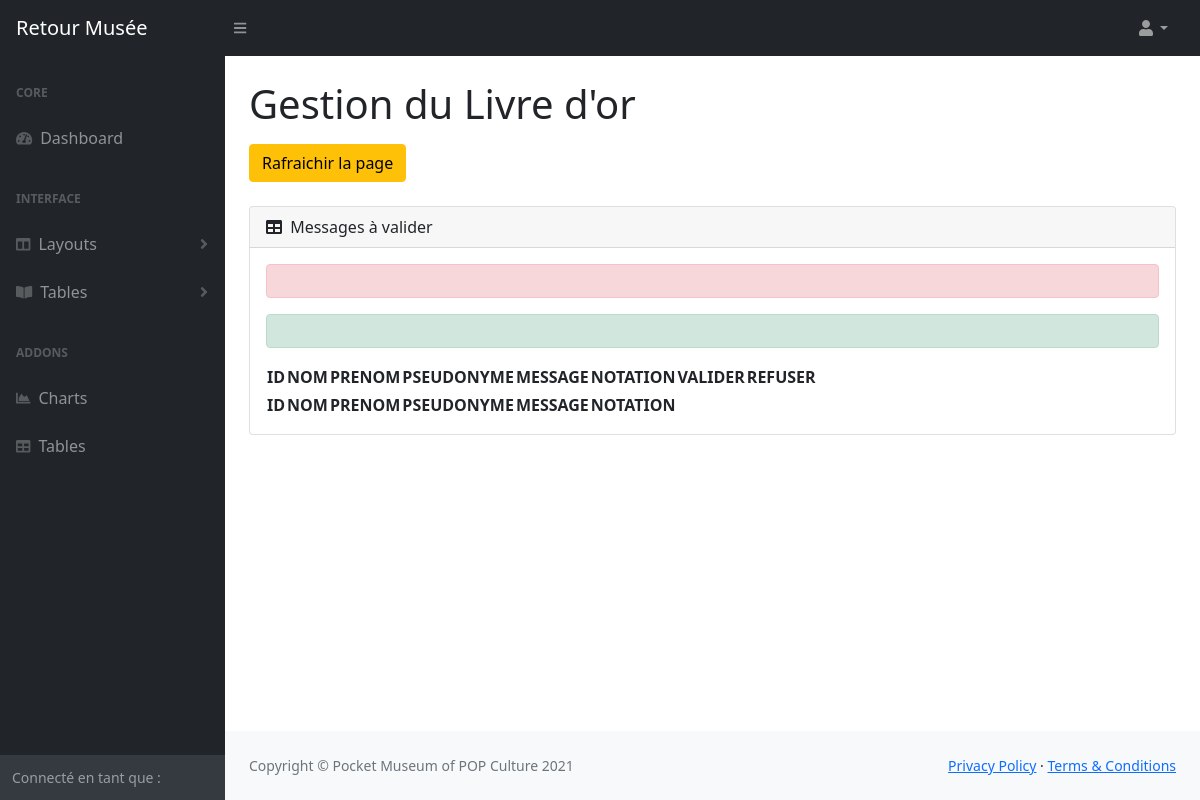
Page /admin/goldbook_admin.php on the earlier database version.
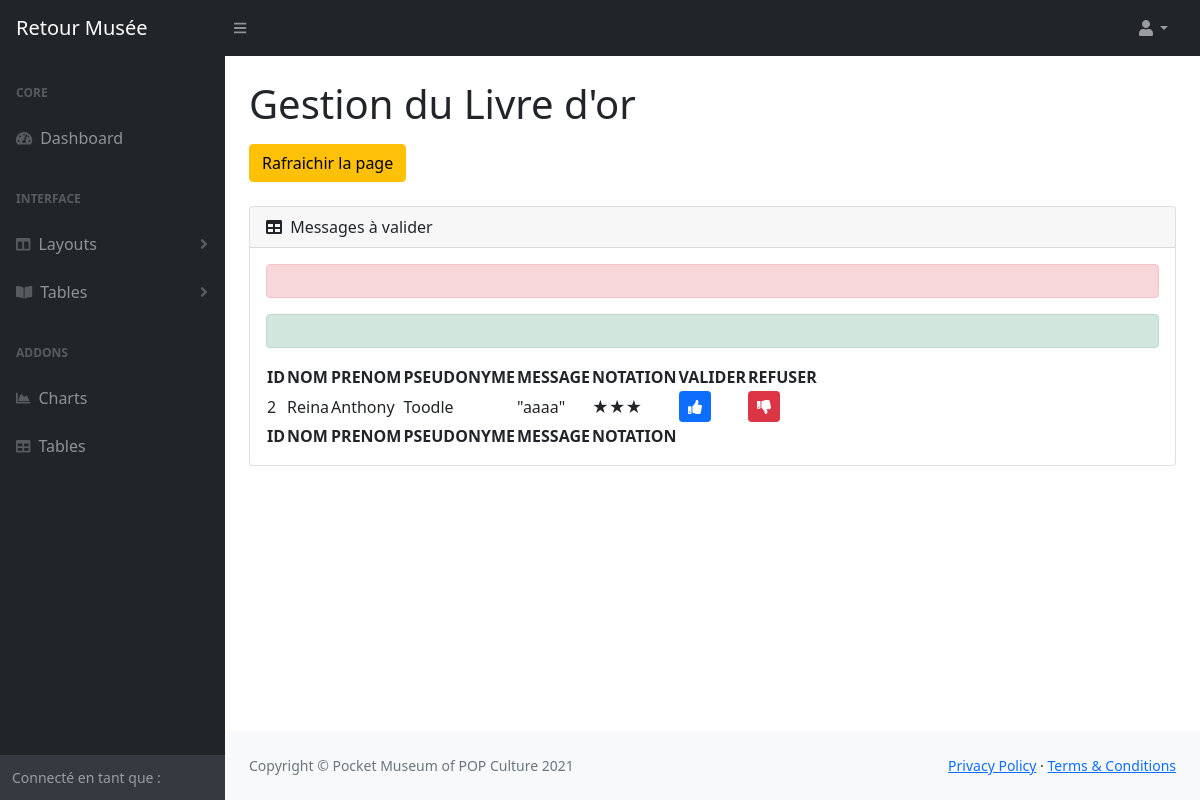
Same page on the later database version.
### tables this page shows
CREATE TABLE `goldbook` (
  `ID` int(11) NOT NULL,
  `TEXT` text NOT NULL,
  `STARS` int(1) NOT NULL,
  `VALIDATION` varchar(3) NOT NULL,
  `USER_ID` int(11) NOT NULL
);

CREATE TABLE `user` (
  `ID` int(11) NOT NULL,
  `NAME` varchar(40) NOT NULL,
  `LASTNAME` varchar(40) NOT NULL,
  `NICKNAME` varchar(40) NOT NULL,
  `MAIL` varchar(50) NOT NULL,
  `PASSWORD` varchar(255) NOT NULL,
  `ADRESS` varchar(100) NOT NULL,
  `CITY` varchar(100) NOT NULL,
  `CP` int(6) NOT NULL,
  `TEL` int(11) NOT NULL,
  `MOVIE` varchar(200) DEFAULT NULL,
  `BOOK` varchar(200) DEFAULT NULL,
  `SPORT` varchar(200) DEFAULT NULL,
  `MUSIC` varchar(200) DEFAULT NULL,
  `VG` varchar(200) DEFAULT NULL,
  `BIO` text DEFAULT NULL,
  `AVATAR` blob DEFAULT NULL,
  `ROLE` varchar(11) NOT NULL
);

### DAO/GoldbookDAO.php (called while the page is built, shortened)
<?php
require_once(__DIR__ . "/../MODEL/Goldbook.php");
class GoldbookDAO extends Connection
{
    function messageToCheck()
    {
        try {
            $db = $this->connectionDB();
            $stmt = $db->prepare("SELECT G.ID AS ID, G.TEXT AS TEXT, G.STARS AS STARS, U.NAME AS NAME, U.LASTNAME AS LASTNAME, U.NICKNAME AS NICKNAME
                                FROM goldbook AS G INNER JOIN user AS U ON G.USER_ID = U.ID WHERE VALIDATION = 'TOC';");
            $stmt->execute();
            $result = $stmt->get_result();
            $data = $result->fetch_all(MYSQLI_ASSOC);
        } catch (mysqli_sql_exception $error) {
            $message = "Un problème technique est survenu. Veuillez réessayer ultérieurement. Si le problème persiste, veuillez nous contacter en nous communiquant l'erreur suivante : \"ERROR CODE : " .$error->getCode(). " ON MESSTOCHECK\"";
            throw new GoldbookDAOException($message);
        }
        $messageToCheck = [];
        foreach ($data as $value){
            $user = (new User()) ->setNAME($value['NAME'])
                                 ->setLASTNAME($value['LASTNAME'])
                                 ->setNICKNAME($value['NICKNAME']);
            $messageToCheck[] = (new Goldbook()) ->setTEXT($value["TEXT"])
                                                 ->setSTARS($value['STARS'])
                                                 ->setID($value['ID'])
                                                 ->setUSER_ID($user);
        }
        if (empty($messageToCheck)){
            return null;
        } else {
            return $messageToCheck;
        }
    }
}
?>

### SERVICE/GoldbookService.php (called while the page is built, shortened)
<?php
include_once(__DIR__ . "/../DAO/GoldbookDAO.php");
class GoldbookService
{
    function messageToCheck()
    {
        $goldbookDAO = new GoldbookDAO();
        try {
            $goldbookService = $goldbookDAO->messageToCheck();
        } catch (GoldbookDAOException $error){
            throw new GoldbookServiceException($error->getMessage());
        }
        return $goldbookService;
    }
}
?>

### MODEL/User.php (called while the page is built, shortened)
<?php
class User
{
    private string $NAME;
    private string $LASTNAME;
    private string $NICKNAME;
    public function getNAME() : string
    {
        return $this->NAME;
    }
    public function setNAME(string $NAME)
    {
        $this->NAME = $NAME;
        return $this;
    }
    public function getLASTNAME()
    {
        return $this->LASTNAME;
    }
    public function setLASTNAME($LASTNAME)
    {
        $this->LASTNAME = $LASTNAME;
        return $this;
    }
    public function getNICKNAME()
    {
        return $this->NICKNAME;
    }
    public function setNICKNAME($NICKNAME)
    {
        $this->NICKNAME = $NICKNAME;
        return $this;
    }
}

### MODEL/Goldbook.php (called while the page is built, shortened)
<?php
include_once(__DIR__ ."/User.php");
class Goldbook
{
    private int $ID;
    private string $TEXT;
    private int $STARS;
    private User $USER_ID;
    public function getID()
    {
        return $this->ID;
    }
    public function setID($ID)
    {
        $this->ID = $ID;
        return $this;
    }
    public function getTEXT()
    {
        return $this->TEXT;
    }
    public function setTEXT($TEXT)
    {
        $this->TEXT = $TEXT;
        return $this;
    }
    public function getSTARS()
    {
        return $this->STARS;
    }
    public function setSTARS($STARS)
    {
        $this->STARS = $STARS;
        return $this;
    }
    public function getUSER_ID() : User
    {
        return $this->USER_ID;
    }
    public function setUSER_ID(User $USER_ID)
    {
        $this->USER_ID = $USER_ID;
        return $this;
    }
}

### admin/goldbook_admin.php (the view, shortened to what the changed rows need)
<?php require_once "views/view_header_admin.php" ?>
<?php require_once "views/view_footer_admin.php" ?>
<?php require_once('../Service/GoldbookService.php'); ?>
<div id="layoutSidenav">
    <div id="layoutSidenav_content">
        <main>
            <div class="container-fluid px-4">
                <h1 class="mt-4">Gestion du Livre d'or</h1>
                <div class="card mb-4">
                    <div class="card-body">
                        <table id="datatablesSimple">
                            <thead>
                                <tr>
                                    <th>ID</th>
                                    <th>NOM</th>
                                    <th>PRENOM</th>
                                    <th>PSEUDONYME</th>
                                    <th>MESSAGE</th>
                                    <th>NOTATION</th>
                                    <th>VALIDER</th>
                                    <th>REFUSER</th>
                                </tr>
                            </thead>
                            <tfoot>
                                <tr>
                                    <th>ID</th>
                                    <th>NOM</th>
                                    <th>PRENOM</th>
                                    <th>PSEUDONYME</th>
                                    <th>MESSAGE</th>
                                    <th>NOTATION</th>
                                </tr>
                            </tfoot>
                            <tbody>
                                <?php
                                try {
                                    $messages = (new GoldbookService())->messageToCheck();
                                } catch (UserServiceException $error) {
                                        $messageError = $error->getMessage();
                                        header("Location:goldbook_admin.php?messageError=$messageError");
                                }
                                if ($messages != NULL){
                                    foreach ($messages as $value) {
                                        $nom = $value->getUSER_ID()->getNAME();
                                        $prenom = $value->getUSER_ID()->getLASTNAME();
                                        $pseudo = $value->getUSER_ID()->getNICKNAME();
                                        $message = $value->getTEXT();
                                        $notation = $value->getSTARS();
                                        $id = $value->getID();
                                        if ($notation == 1){
                                            $notation = "★";
                                          } else if ($notation == 2){
                                            $notation = "★★";
                                          } else if ($notation == 3){
                                            $notation = "★★★";
                                          } else if ($notation == 4){
                                            $notation = "★★★★";
                                          } else if ($notation == 5){
                                            $notation = "★★★★★";
                                          }
                                    ?>
                                        <tr>
                                            <td><?= $id ?></td>
                                            <td><?= $nom ?></td>
                                            <td><?= $prenom ?></td>
                                            <td><?= $pseudo ?></td>
                                            <td>"<?= $message ?>"</td>
                                            <td><?= $notation ?></td>
                                            <td><a class='btn btn-primary btn-sm' href='controller/check_message.php?validation=YES&id=<?=$id?>'><i class="fas fa-thumbs-up"></i></a></td>
                                            <td><a class='btn btn-danger btn-sm' href='controller/check_message.php?validation=NO&id=<?=$id?>'><i class="fas fa-thumbs-down"></i></a></td>
                                        </tr>
                                    <?php }
                                }
                                ?>
                            </tbody>
                        </table>
                    </div>
                </div>
        </main>

Differences in the rows shown:
added goldbook: ID "2", USER_ID.NAME "Reina", USER_ID.LASTNAME "Anthony", USER_ID.NICKNAME "Toodle", TEXT "aaaa", STARS "★★★"
